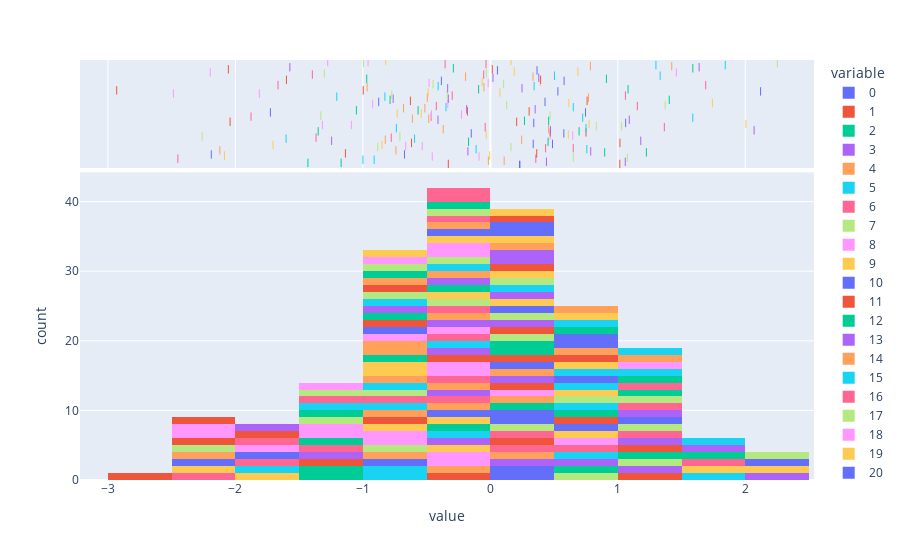

The notebook cell saved with this chart:
### Markdown cell above
<br><br><br><center> <h1><font size=6>2. Uniform to Normal Distribution </font></h1>

### Code cell
from typing import List

def make_gaussian(U : List[tuple]):
    r = lambda u1: math.sqrt(-2 * math.log(u1, math.exp(1)))
    theta = lambda u2 : 2 * math.pi * u2    
    normal_distribution_x = []
    normal_distribution_y = []
    for u1, u2 in U:
        x = r(u1) * math.cos(theta(u2))
        y = r(u1) * math.sin(theta(u2))
        
        normal_distribution_x.append(x)
        normal_distribution_y.append(y)
    
    return normal_distribution_x, normal_distribution_y

X = random_uniforms(100)
Y = random_uniforms(100)

normal_dist = []

for val in zip(X,Y):
    normal_dist.append(val)

Xnormal = make_gaussian(normal_dist)
px.histogram(Xnormal, marginal="rug")
